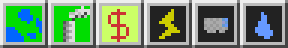
#> input picture assets/map_kind.png, 96 x 16 px, found by its file name (shown 3 times larger)
$ python convert_to_16color.py
#> lines starting #> are read from the running program, lines starting #| are printed output that depends on the picture
#> further down, img is the input picture: PIL image 96x16 P; mean R, G, B 115.3, 147.9, 113.1
#!/usr/bin/env python3
"""
Convert PNG images to Pyxel's 16-color palette
"""
from PIL import Image
import numpy as np
import sys

# Pyxel's 16 colors
pyxel_colors = [
    (0x00, 0x00, 0x00),  # 0: Black
    (0x2B, 0x33, 0x5F),  # 1: Dark Blue
    (0x7E, 0x20, 0x72),  # 2: Dark Purple
    (0x19, 0x95, 0x9C),  # 3: Dark Cyan
    (0x8B, 0x48, 0x52),  # 4: Brown
    (0x39, 0x5C, 0x98),  # 5: Dark Blue
    (0xA9, 0xC1, 0xFF),  # 6: Light Blue
    (0xEE, 0xEE, 0xEE),  # 7: Light Gray
    (0xD4, 0x18, 0x6C),  # 8: Red
    (0xD3, 0x84, 0x41),  # 9: Orange
    (0xE9, 0xC3, 0x5B),  # 10: Yellow
    (0x70, 0xC6, 0xA9),  # 11: Light Green
    (0x76, 0x96, 0xDE),  # 12: Light Blue
    (0xA3, 0xA3, 0xA3),  # 13: Gray
    (0xFF, 0x97, 0x98),  # 14: Pink
    (0xED, 0xC7, 0xB0),  # 15: Peach
]

def find_closest_color(rgb):
    """Find the closest Pyxel color index for an RGB value"""
    min_dist = float('inf')
    best_index = 0

    for i, pyxel_rgb in enumerate(pyxel_colors):
        # Calculate color distance
        dist = sum((c1 - c2) ** 2 for c1, c2 in zip(rgb, pyxel_rgb))

        if dist < min_dist:
            min_dist = dist
            best_index = i

    return best_index

def convert_to_pyxel_palette(input_path, output_path):
    """Convert image to use Pyxel's 16-color palette"""
#> called with input_path = 'assets/map_kind.png', output_path = 'assets/map_kind_16color.png'

    # Open image
    img = Image.open(input_path)

    # Convert to RGB if needed
    if img.mode != 'RGB':
        if img.mode == 'RGBA':
            # Create new RGB image with white background
            rgb_img = Image.new('RGB', img.size, (255, 255, 255))
            rgb_img.paste(img, mask=img.split()[3] if len(img.split()) > 3 else None)
            img = rgb_img
        else:
            img = img.convert('RGB')

    # Get pixel data
    pixels = img.load()
    width, height = img.size
#> width = 96; height = 16

    # Create new indexed image
    new_img = Image.new('P', (width, height))
#> new_img: PIL image 96x16 P; every value is 0

    # Set up Pyxel palette for the image
    palette = []
    for r, g, b in pyxel_colors:
        palette.extend([r, g, b])

    # Pad palette to 256 colors (PIL requirement)
    while len(palette) < 768:  # 256 * 3
        palette.extend([0, 0, 0])

    new_img.putpalette(palette)

    # Convert each pixel
    new_pixels = new_img.load()
    color_usage = {}

    for y in range(height):
        for x in range(width):
            rgb = pixels[x, y]

            # Find closest Pyxel color
            color_index = find_closest_color(rgb)
            new_pixels[x, y] = color_index

            # Track color usage
            color_usage[color_index] = color_usage.get(color_index, 0) + 1

    # Save
    new_img.save(output_path)
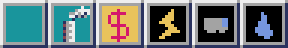
#> saved as map_kind_16color.png: PIL image 96x16 P (shown 3 times larger); mean R, G, B 107.6, 121.4, 121.2
    print(f"✅ Converted {input_path} -> {output_path}")

    # Report color usage
    print(f"   Color indices used: {sorted(color_usage.keys())}")
#|    Color indices used: [0, 1, 3, 4, 7, 8, 10, 12, 13]
    print(f"   Total colors: {len(color_usage)}")
#|    Total colors: 9

    return new_img

# Process files
files_to_convert = [
    'assets/map_kind.png',
    'assets/window_9slice.png',  # Convert this too if needed
]

print("Converting images to Pyxel 16-color palette...")
print()

for filepath in files_to_convert:
    try:
        # Create backup
        backup_path = filepath.replace('.png', '_original.png')

        # Check if file exists
        import os
        if not os.path.exists(filepath):
            print(f"⚠️  File not found: {filepath}")
            continue

        # Create backup if doesn't exist
        if not os.path.exists(backup_path):
            img = Image.open(filepath)
            img.save(backup_path)
            print(f"📁 Backup created: {backup_path}")

        # Convert to 16-color
        output_path = filepath.replace('.png', '_16color.png')
        convert_to_pyxel_palette(filepath, output_path)

        # Option to replace original
        print(f"   To use: rename {output_path} to {filepath}")

    except Exception as e:
        print(f"❌ Error processing {filepath}: {e}")

print("\n✅ Conversion complete!")
